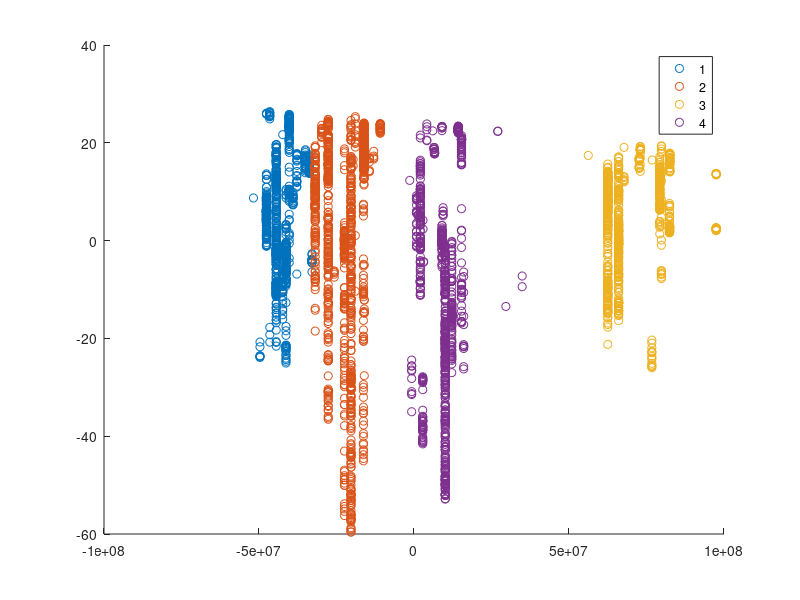

The MATLAB source for this figure:
d = importdata('dataset.txt');
d = d(1:4000,:);
dlmwrite('dataset2.txt',d(:,1:4),'delimiter','\t')
k1 = kmeans(d(:,1:4),4);
%d = d(1:100, 2:4);
[coeff, score,latent] = princomp(d);


r = rand(150,4);
%score = score +r;
gscatter(score(:,1), score(:,2), k1(:));